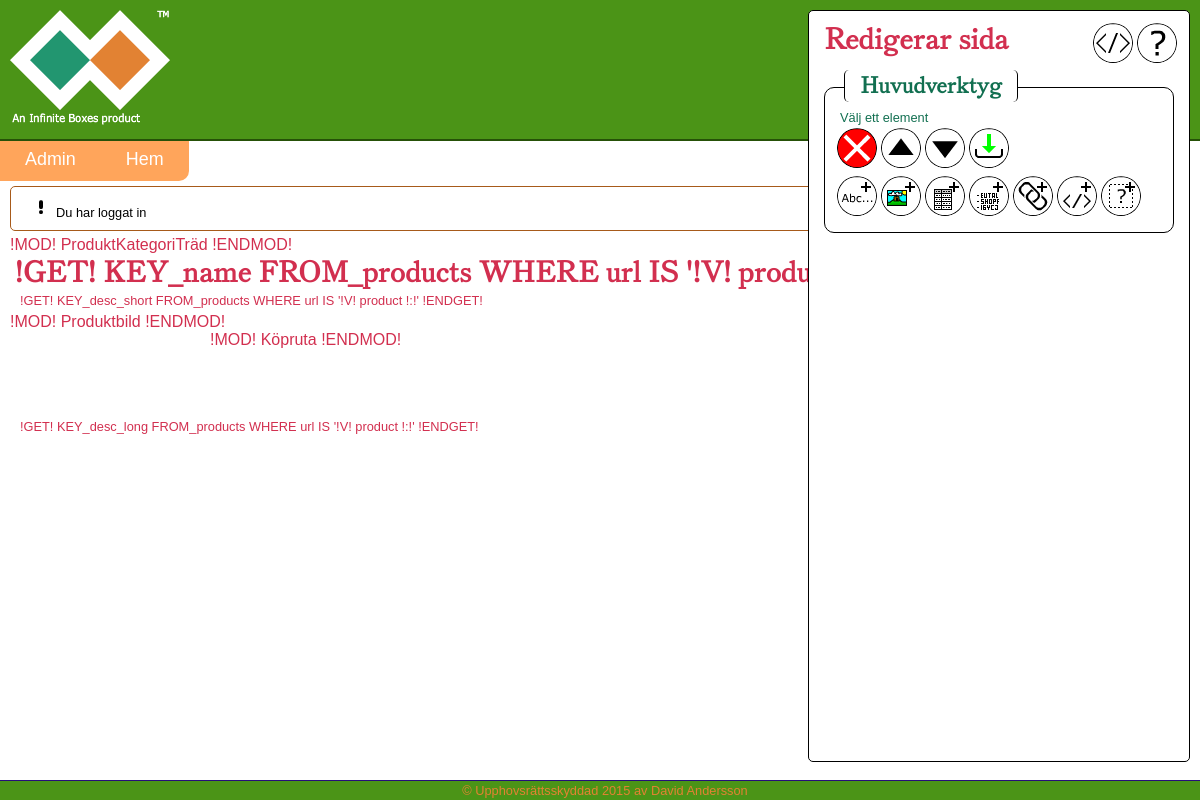
Screenshot of /pages?id=16 (signed in) with the database file from the repository.
### tables this page shows
CREATE TABLE IF NOT EXISTS `modiweb_pages` (
  `id` int(11) NOT NULL AUTO_INCREMENT,
  `parent` tinytext,
  `name` tinytext,
  `protected` int(1) NOT NULL DEFAULT '0',
  `inmenu` int(1) NOT NULL DEFAULT '1',
  `ord` int(4) DEFAULT NULL,
  `getVars` tinytext,
  `description` text,
  `url` tinytext,
  `content` longtext,
  KEY `Index 1` (`id`)
);

CREATE TABLE IF NOT EXISTS `modiweb_texts` (
  `id` int(11) NOT NULL AUTO_INCREMENT,
  `name` tinytext NOT NULL,
  `content` text NOT NULL,
  `align` tinytext NOT NULL,
  `float` tinytext NOT NULL,
  KEY `id` (`id`)
);

### inc/config.php (called while the page is built, shortened)
<?php
class Config {
	private static $db = [];
	private static $menu = [];
	static public function init() {
		self::$db["prefix"] = "modiweb";
		self::$menu["orientation"] = "horizontal";
	}
	public static function getMenu() {
		return self::$menu;
	}
	public static function dbPrefix() {
		return self::$db["prefix"]."_";
	}
}

### modules/sql/index.php (called while the page is built, shortened)
<?php
class sql {
	private static $pdo;
	public static function init() {
		$db = Config::getDB();
		$options  = array(PDO::MYSQL_ATTR_INIT_COMMAND => "SET NAMES 'UTF8'");
		self::$pdo = new PDO($db["dsn"], $db["user"], $db["pass"], $options);
	}
	public static function get($q) {
		$q = str_replace(";", "", $q);
		$todo = self::$pdo->prepare($q.";");
		$todo->setFetchMode(PDO::FETCH_ASSOC);
		$todo->execute();
		if($todo->rowCount() > 1) {
			return $todo->fetchAll();
		} elseif($todo->rowCount() == 1) {
			return $todo->fetch();
		} else {
			return false;
		}
	}
}
?>

### modules/elements/index.php (the view, shortened to what this page needs)
<?php
class elements {
	public static function write($type = "", $id = "", $parameters = "") {
		if($parameters != "") {
			$parameters = " ".$parameters;
		}
		$t = sql::get("SELECT name,id FROM ".Config::dbPrefix()."texts");
		$texts = [];
		foreach($t as $k => $v) {
			array_push($texts, ["name" => $v["name"], "id" => $v["id"]]);
		}
		foreach($texts as $k => $v) {
			if((isset($_SESSION["user"])) && (page::isEditable() === true)) {
				$id = str_ireplace("!:!".$v["name"]."!:!", "<a href=\"#\" class=\"edit\" onclick=\"edit(".$v["id"].");\">".sql::get("SELECT content FROM ".Config::dbPrefix()."texts WHERE name = '".$v["name"]."';")["content"]."</a>", $id);
			} else {
				$id = str_ireplace("!:!".$v["name"]."!:!", sql::get("SELECT content FROM ".Config::dbPrefix()."texts WHERE name = '".$v["name"]."';")["content"], $id);
			}
		}
		if($type != "") {
			echo("<".$type.$parameters.">".$id."</".$type.">");
		} else {
			echo($id);
		}
	}
	public static function group($content, $minimizable = false, $title = false, $id = false, $attr = false, $class = false, $contentAttr = false) {
		if($id !== false) {
			$idt = " id=\"".$id."\"";
		} else {
			$idt = "";
		}
		if($attr !== false) {
			$attr = " ".$attr;
		} else {
			$attr = "";
		}
		if($class !== false) {
			$class = " ".$class;
		} else {
			$class = "";
		}
		if($contentAttr !== false) {
			$contentAttr = " ".$contentAttr;
		} else {
			$contentAttr = "";
		}
		if($minimizable === true) {
			$minimize = " onclick=\"groupMinimize(this);\" onmouseover=\"popup('Minimera');\"";
		} else {
			$minimize = "";
		}
		if($title != false) {
			return "<div class=\"group".$class."\"".$idt.$attr."><div class=\"grouptitle\"".$minimize."><h3>".$title."</h3></div><div class=\"groupcontent\"".$contentAttr.">".$content."</div></div>
";
		}
	}
	public static function button($img, $link, $class = "", $attr = "", $attr2 = "") {
		if($attr !== "") {
			$attr = " ".$attr;
		}
		if($attr2 !== "") {
			$attr2 = " ".$attr2;
		}
		if($class !== "") {
			$class = " ".$class;
		}
		if($link[0] == "a") {
			return "<a href=\"".$link[1]."\"".$attr2." class=\"".$class."\"><img src=\"img/".$img."\" class=\"imgbutton\"".$attr." /></a>";
		} elseif($link[0] == "js") {
			return "<img src=\"img/".$img."\" class=\"imgbutton".$class."\" onclick=\"".$link[1]."\"".$attr." />";
		}
	}
}

### inc/menu.php (shortened to what this page needs)
<?php
class menu {
	static private $items;
	static public function init() {
		$pages = sql::get("SELECT * FROM ".Config::dbPrefix()."pages WHERE url IS NOT NULL AND inmenu = 1 ORDER BY -ord DESC");
	}
	static public function add($name, $url, $parent = "main") {
		$toPush = ["name" => $name, "url" => $url];
		if(!isset(self::$items[$parent])) {
			self::$items[$parent] = [];
		}
		array_push(self::$items[$parent], $toPush);
	}
	static public function write() {
		self::init();
		$conf = Config::getMenu();
		if($conf["orientation"] == "horizontal") {
			$childExists = false;
			if($childExists == true) {
				echo("<div id=\"menu\">");
			} else {
				echo("<div id=\"menu\">");
			}
			$sw = false;
			foreach(self::$items as $k => $v) {
				if($sw == false) {
					echo("<div class=\"menu\" id=\"main\"><ul>");
				} else {
					$childExists = false;
					if(($k == $_SESSION["page"]) || ($childExists == true)) {
						$dis = "";
					} else {
						$dis = " disabledMenu";
					}
					echo("<div class=\"submenu".$dis."\" id=\"sub".$k."\"><ul>");
				}
				foreach($v as $k2 => $v2) {
					if(isset(self::$items[$v2["url"]])) {
						$link = " onmouseover=\"submenu('".$v2["url"]."');\"";
					} else {
						if($sw !== true) {
							$link = " onmouseover=\"submenu('none');\"";
						} else {
							$link = "";
						}
					}
					$active = "";
					$tabDisable = " tabindex=\"-1\"";
					echo("<li class=\"td link".$active."\"".$link."><a".$tabDisable." href=\"".urlencode($v2["url"])."\">".$v2["name"]."</a></li>");
				}
				echo("</ul></div>");
				if($sw == false) {
					$sw = true;
				}
			}
			echo("</div>");
		}
	}
}

### pages.php (shortened to what this page needs)
<?php
page::menu();
echo("<script>
var pageId = \"".$_GET["id"]."\";
pageeditcontent = \"\";
tools_cid = ".page::editorContentLines(page::getCode($_GET["id"])).";
</script>
<div id=\"pageeditor\">
".page::editorContent(page::getCode($_GET["id"]))."</div>");

### style/base.css (style rules this page uses)
html { margin: 0px 0px 5px; }
body { background: #fff; font-size: 100%; padding: 0px; margin: 0px; }
* { font-family: Verdana, Geneva, sans-serif; text-decoration: none; }
p { font-family: Verdana, Geneva, sans-serif; font-size: 0.8em; text-indent: 10px; margin: 5px 0px; }
:not(a) > p, :not(a) > h1, :not(a) > h2, :not(a) > h3, :not(a) > pre, :not(a) > label { color: #116F50; white-space: pre-line; }
a:not(img) { font-family: Verdana, Geneva, sans-serif; text-decoration: none; color: #D22F4F; }
:not(p) > a:not(img) { font-size: 0.8em; }
*[onclick] { color: #D22F4F; cursor: pointer; }
a img { border: none; }
h1,h2,h3 { font-family: theano, Times New Roman, serif; line-height: 100%; margin: 5px; }
h2 { font-size: 1.8em; }
h3 { font-size: 1.4em; }
img { max-width: 100%; max-height: 100%; }
ul { margin: 2px 0px; padding: 0px; list-style-position: inside; }
#menu { margin: 0px; overflow-x: disabled; }
#menu ul { list-style-type: none; margin: 0px; padding: 0px; width: 100%; }
.menu li { line-height: 20pt; font-size: 1.4em; }
#menu .link { background: #FFA55B; border-color: #FFA55B; text-align: center; display: inline-block; transition: border-color 200ms; }
.menu .link:last-child { border-radius: 0px 0px 10px 0px; }
.menu .link { border: 5px solid; height: 30px; transition: height 200ms; }
#menu .link a { color: #fff; padding: 0px 20px; height: 100%; display: block; }
#footer p { margin: 2px; text-align: center; color: #fff; }
.only { margin: 0px; padding: 0px; display: inline; }
.group { margin: -5px 5px 5px; }
.grouptitle { position: relative; top: 15px; left: 20px; background: #fff; border: 1px solid #000; border-width: 0px 1px; border-radius: 5px; margin: px 0px 10px; padding: 0px 10px; line-height: 100%; cursor: default; display: inline-block; }
.groupcontent { border: 1px solid #000; border-radius: 10px; padding: 20px 10px 10px; min-width: 100px; }
.group .groupcontent:not(.groupcontentDisabled) { max-height: 500px; overflow: hidden; transition: max-height 200ms; }
.group p { text-indent: 0px; }
.edit { color: #00f; font-size: inherit; font-family: inherit; border: 5px solid; border-width: 0px 2px; margin: 0px -2px; border-radius: 15%; }
.imgbutton { border: 1px solid #fff; border-radius: 22px; background: #fff; cursor: pointer; transition: border 500ms, background 500ms; }
.edit { color: #E28233; border-color: #4B9417; }
#pageeditor { margin: 0px; padding: 0px; }
#pageeditor > div, #pageeditor > p, #pageeditor > a, #pageeditor > h1, #pageeditor > h2, #pageeditor > h3, #pageeditor > table, #pageeditor > ul, #pageeditor > span { cursor: pointer; transition: background 200ms; }
.pageeditmenu * { width: initial; transition: width 1s; }
.pageeditmenu p { cursor: default; }
.pageeditmenu h2 { cursor: pointer; transition: color 100ms; }
.pageeditmenu img { margin: 1px; }
.pageeditmenu .tool { opacity: 1; visibility: visible; transition: opacity 200ms linear; }
.pageeditmenu .grouptitle h3 { cursor: pointer; color: #116F50; transition: color 200ms; }
#content * { min-height: 5px; min-width: 5px; }

### rows the page displays
modiweb_pages: name "Hem"
modiweb_texts: name+id+content "Redigerar sida © Upphovsrättsskyddad 2015 av David Andersson"
modiweb_pages: content "!MOD! ProduktKategoriTräd !ENDMOD! !GET! KEY_name FROM_products WHERE url IS '!V! product !:!' !ENDGET! !GET! KEY_desc_short FROM_products WHERE url IS '!V! product !:!' !ENDGET! !MOD! Produktbild !ENDMOD! !MOD! Köpruta !ENDMOD! !GET! KEY_desc_long FROM_products WHERE url IS '!V! product !:!' !ENDGET!"

### other values shown
$v2["name"] "Admin"
$v "Du har loggat in"
$title "Huvudverktyg"
$content "Välj ett element"
